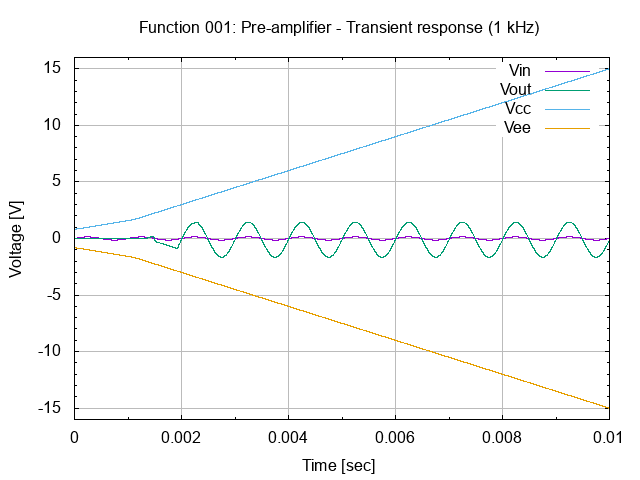

gnuplot code for this plot:
# setup terminal
set term png

# setup graph
set output "26.001.00.01.03.02.png"
set title "Function 001: Pre-amplifier - Transient response (1 kHz)"

# setup Y-axis
set yrange [-16:16]
set grid ytics lt 1 lw 1 lc rgb "#bbbbbb"
set mytics
set ylabel "Voltage [V]"

# setup X-axis
set grid xtics lt 1 lw 1 lc rgb "#bbbbbb"
set mxtics
set xrange [0:0.01]
set xlabel "Time [sec]"

# setup plot style
set style data lines
plot '26.001.00.01.03.dat' using 1:2 title "Vin", \
     '26.001.00.01.03.dat' using 1:3 title "Vout", \
     '26.001.00.01.03.dat' using 1:4 title "Vcc", \
     '26.001.00.01.03.dat' using 1:5 title "Vee"

# set output back to default
set output

# reset terminal type
set terminal pop
